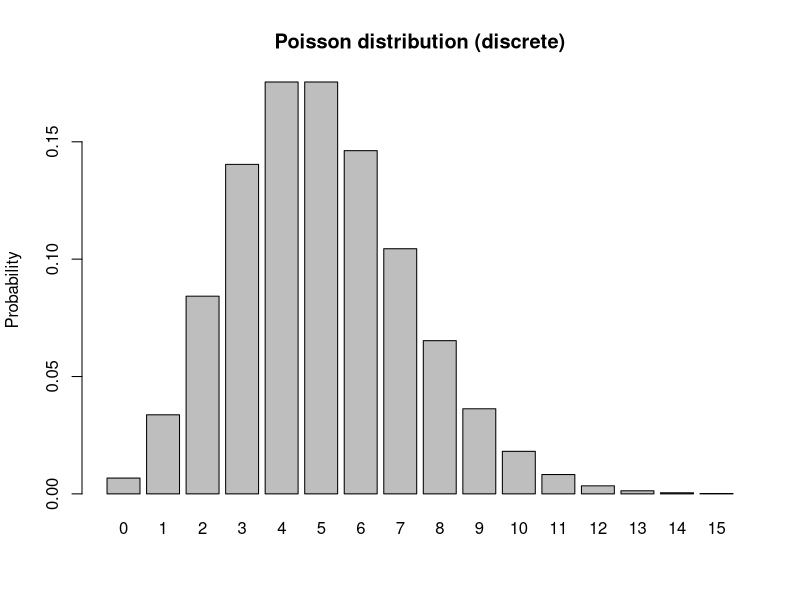
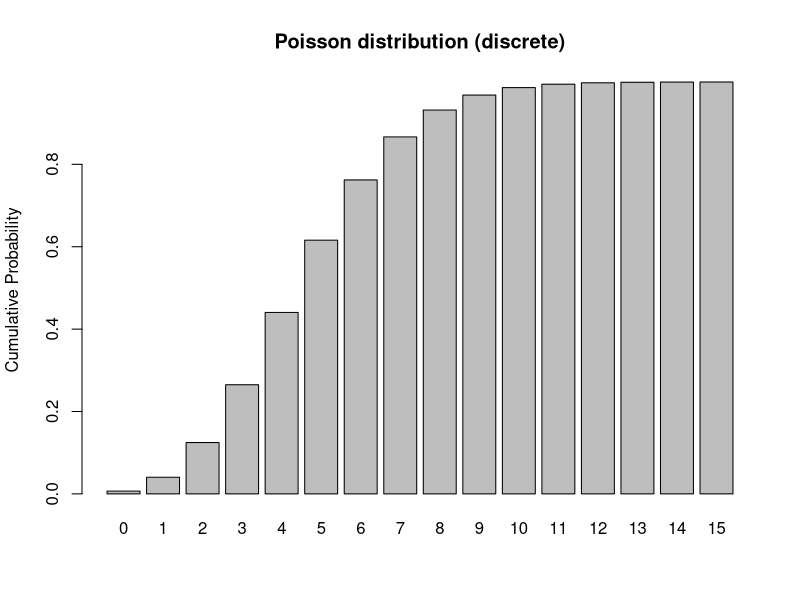
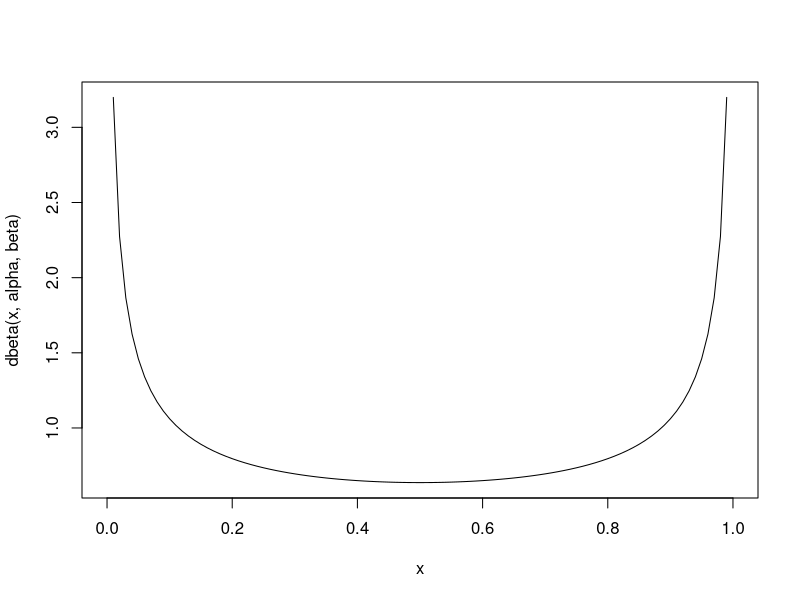
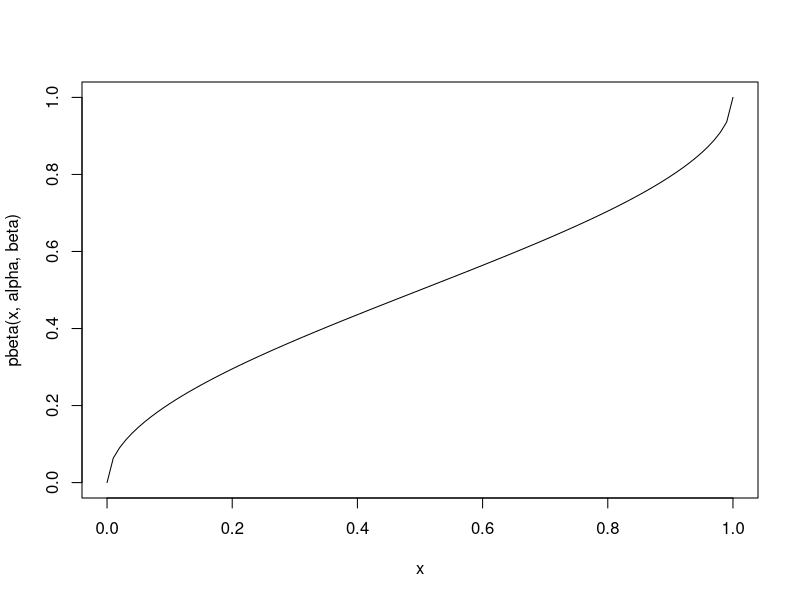
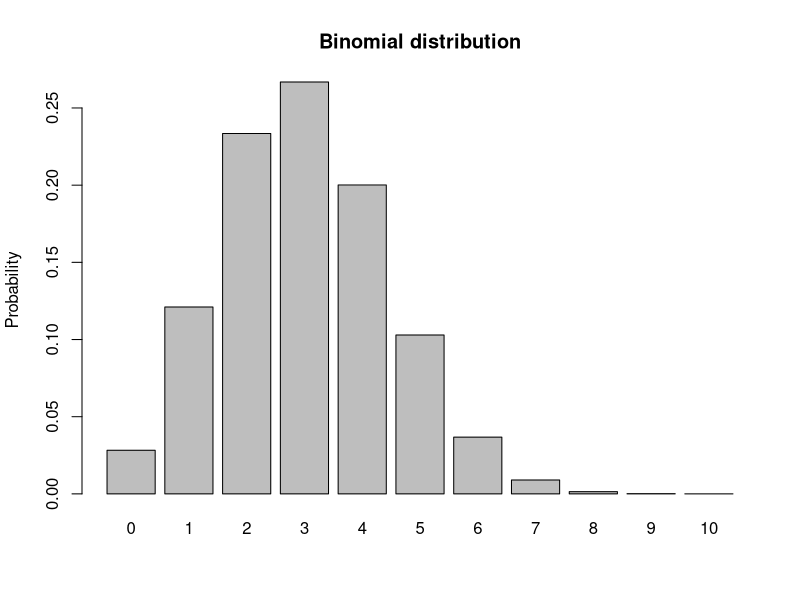
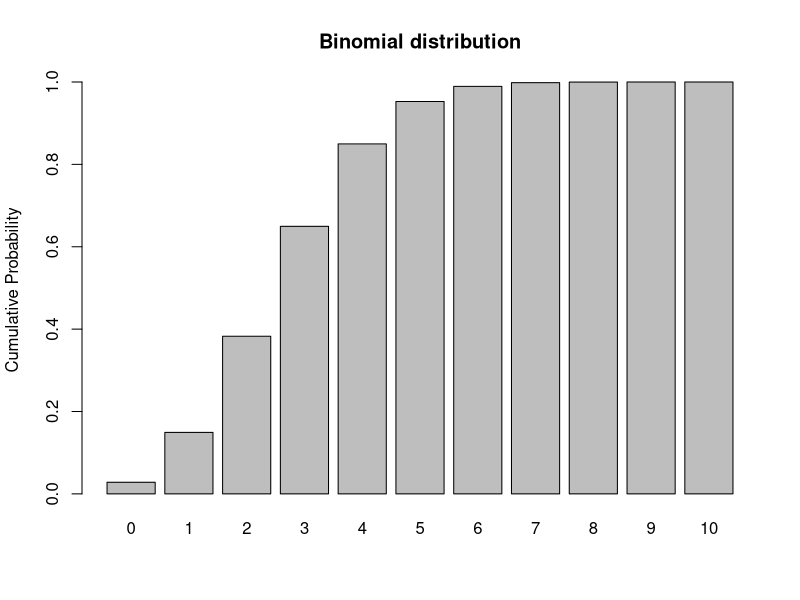
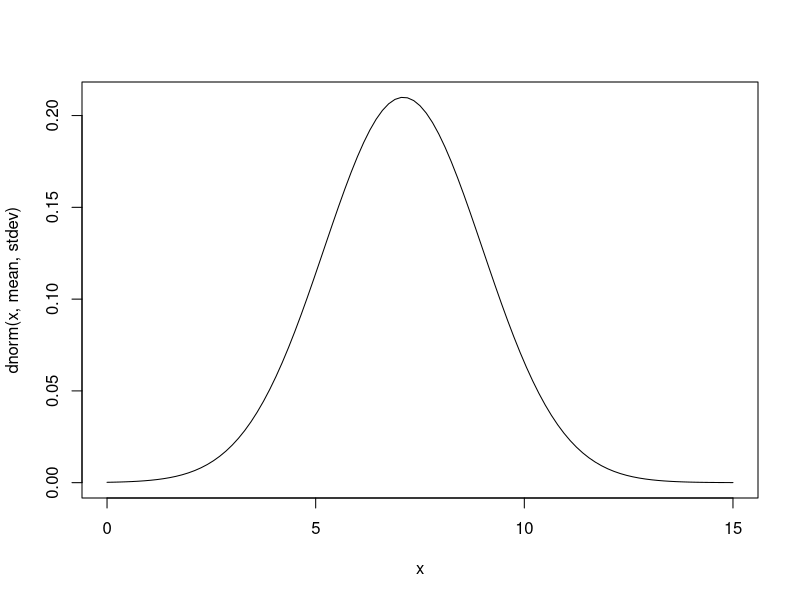
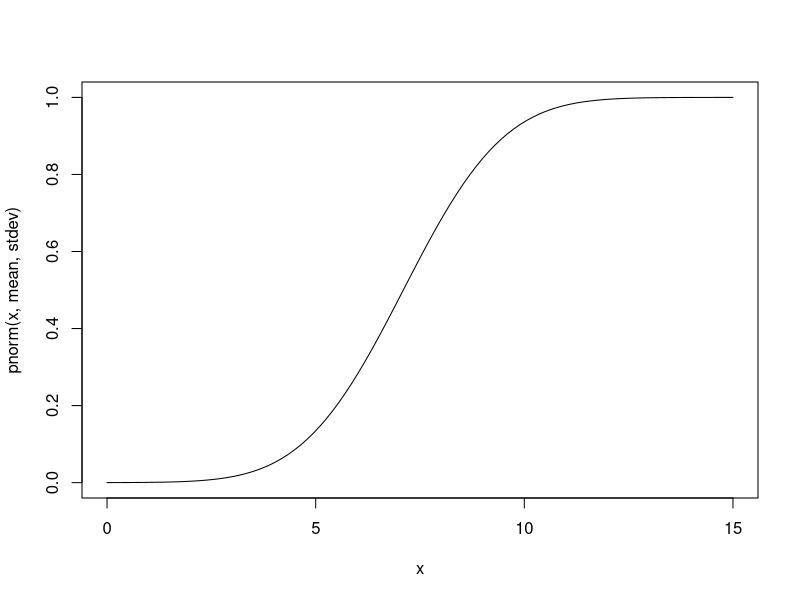

The R source for these figures, in order:
## ---- chunk 1

knitr::opts_chunk$set(echo = TRUE, cache = TRUE)

## ---- chunk 2

#  NRES 746, Lecture 2  ---------------------------           
##  University of Nevada, Reno     
##  Working with Probabilities                   

## ---- chunk 3

# Classic Urn Example ------------------------

Urn_summary <- c(
  red=104,
  blue=55,
  green=30
)

set.seed(1001)
Urn_contents <- sample(rep(names(Urn_summary),times=Urn_summary))

table(Urn_contents)   # verify that the contents are what you expect!

## ---- chunk 4

P_blue <- sum(Urn_contents=="blue")/length(Urn_contents) # probability of drawing a blue sphere
P_blue

## ---- chunk 5

Prob <- table(Urn_contents)/length(Urn_contents)    # probability of drawing each type of sphere
Prob

## ---- chunk 6

as.numeric( Prob["blue"] + Prob["red"] )     # probability of drawing a blue or red sphere

## ---- chunk 7

as.numeric( Prob["blue"] + Prob["red"] + Prob["green"] )      # P(blue OR green)

## ---- chunk 8

# Question: What is the probability of drawing a blue **AND THEN** a red sphere? 

#[your command here]    # P(blue AND THEN red)

## ---- chunk 9

#### Question: What is the probability of drawing a blue and a red sphere in two consecutive draws (but in no particular order)? 

#[your command here]    # P(blue AND THEN red)

## ---- chunk 10

# Urn example #2: color and shape --------------------------

Urn_summary <- matrix(NA,2,2,dimnames = list(Color=c("red","blue"),Shape=c("sphere","cube") ))
Urn_summary["red","sphere"] <- 39   # contents of new urn
Urn_summary["blue","sphere"] <- 76
Urn_summary["red","cube"] <- 101   
Urn_summary["blue","cube"] <- 25
Urn_summary

Prob = Urn_summary/sum(Urn_summary)

## ---- chunk 11

Prob_Shape <- colSums(Urn_summary)/sum(Urn_summary)  # marginal probabilities of shape
Prob_Shape

Prob_Color <- rowSums(Urn_summary)/sum(Urn_summary)    # marginal probabilities of color
Prob_Color

## ---- chunk 12

as.numeric( Prob_Color["blue"] * Prob_Shape["cube"])      # joint probability of drawing a blue object that is a cube

## NOTE: if the above answer is not correct, please correct it! 

## ---- chunk 13

Prob["blue","cube"]        # or... is this the probability of drawing a blue cube?  

## alternatively:

# Prob_Color["blue"]*(Prob["blue","cube"]/Prob_Color["blue"])

## ---- chunk 14

as.numeric( Prob_Color["blue"] + Prob_Shape["cube"])        # probability of drawing something blue or something cube-shaped...

## NOTE: if the above answer is not correct, please correct it!  


## ---- chunk 15

as.numeric( Prob_Color["blue"] + Prob_Shape["cube"] - Prob["blue","cube"]   )     # not disjoint

## ---- chunk 16

Prob["blue","cube"] / Prob_Shape["cube"]   # probability of drawing a blue object, given it is a cube

## ---- chunk 17

as.numeric( (Prob["blue","cube"] / Prob_Shape["cube"]) * Prob_Shape["cube"])   # probability of drawing a blue cube... using conditional probabilities

Prob["blue","cube"]   # check answer to make sure it's right

## ---- chunk 18

# unconditional probability of drawing a blue item.  Seems too complicated, but this method of computing unconditional probabilities will prove useful as we get into Bayesian statistics!
uncond_prob_blue <- (Prob["blue","cube"] /  Prob_Shape["cube"]) * Prob_Shape["cube"] + 
              (Prob["blue","sphere"] / Prob_Shape["sphere"]) * Prob_Shape["sphere"]       

as.numeric(uncond_prob_blue)

## ---- chunk 19

Prob_Shape <- colSums(Urn_summary)/sum(Urn_summary)  # marginal probabilities of shape
Prob_Shape

Prob_Color <- rowSums(Urn_summary)/sum(Urn_summary)    # marginal probabilities of color
Prob_Color

Prob_Color["blue"]      # marginal probability of drawing a blue object (across all possible shapes)

## ---- chunk 20

# Medical example (positive predictive value) --------------------------

Prob_Disease <- c(0.000001, 0.999999)     # marginal probability of disease vs no disease
names(Prob_Disease) <- c("yes","no")                # make it a named vector!
Prob_Disease

## ---- chunk 21

## compute the unconditional probability of testing positive

as.numeric( 1*Prob_Disease["yes"] + 0.01*Prob_Disease["no"] )    # Prob(+test|Disease)*Prob(Disease) + Prob(+test|no Disease)*Prob(no Disease)

## ---- chunk 22

# Monty Hall simulation code --------------
#   (code by Corey Chivers 2012)
 
monty<-function(strat='stay',N=1000,print_games=TRUE){
  doors<-1:3 #initialize the doors behind one of which is a good prize
  win<-0 #to keep track of number of wins
  
  for(i in 1:N){
    prize<-floor(runif(1,1,4)) #randomize which door has the good prize
    guess<-floor(runif(1,1,4)) #guess a door at random
    
    ## Reveal one of the doors you didn't pick which has a bum prize
    if(prize!=guess)
      reveal<-doors[-c(prize,guess)]
    else
      reveal<-sample(doors[-c(prize,guess)],1)
    
    ## Stay with your initial guess or switch
    if(strat=='switch')
      select<-doors[-c(reveal,guess)]
    if(strat=='stay')
      select<-guess
    if(strat=='random')
      select<-sample(doors[-reveal],1)
    
    ## Count up your wins
    if(select==prize){
      win<-win+1
      outcome<-'Winner!'
    }else
      outcome<-'Loser!'
    
    if(print_games)
      cat(paste('Guess: ',guess,
          '\nRevealed: ',reveal,
          '\nSelection: ',select,
          '\nPrize door: ',prize,
          '\n',outcome,'\n\n',sep=''))
  }
  cat(paste('Using the ',strat,' strategy, your win percentage was ',win/N*100,'%\n',sep='')) #Print the win percentage of your strategy
}

## ---- chunk 23

# run the monty hall code!

monty(strat="stay",print_games=FALSE)

## ---- chunk 24

# run the monty hall code!

monty(strat="switch",print_games=FALSE)

## ---- chunk 25

# Probability distributions in R  ---------------------

mean <- 5
rpois(10,mean)    # the random numbers are integers with no decimal component

## Discrete -------------------------

             # plot a discrete distribution!
xvals <- seq(0,15,1)
probs <- dpois(xvals,lambda=mean)
names(probs) <- xvals
               
barplot(probs,ylab="Probability",main="Poisson distribution (discrete)")

barplot(cumsum(probs),ylab="Cumulative Probability",main="Poisson distribution (discrete)")   # cumulative distribution

sum(probs)   # just to make sure it sums to 1!  Does it??? 

## ---- chunk 26

## Continuous  --------------------

alpha = 0.5
beta = 0.5

rbeta(10,alpha,beta)

curve(dbeta(x,alpha,beta))   # probability density

curve(pbeta(x,alpha,beta))   # cumulative distribution

integrate(f=dbeta,lower=0,upper=1,shape1=alpha,shape2=beta)    # just to make sure it integrates to 1!!

## ---- chunk 27

## Binomial -----------------

size <- 10
prob <- 0.3
rbinom(10,size,prob)

xvals <- seq(0,size,1)
probs <- dbinom(xvals,size,prob)
names(probs) <- xvals
               
barplot(probs,ylab="Probability",main="Binomial distribution")

barplot(cumsum(probs),ylab="Cumulative Probability",main="Binomial distribution")   # cumulative distribution

sum(probs)   # just to make sure it sums to 1!  Does it???

## ---- chunk 28

## Gaussian (Normal) ---------------

mean = 7.1
stdev = 1.9

rnorm(10,mean,stdev)

curve(dnorm(x,mean,stdev),0,15)   # probability density

curve(pnorm(x,mean,stdev),0,15)   # cumulative distribution

integrate(f=dnorm,lower=-Inf,upper=Inf,mean=mean,sd=stdev)    # just to make sure it integrates to 1!!
